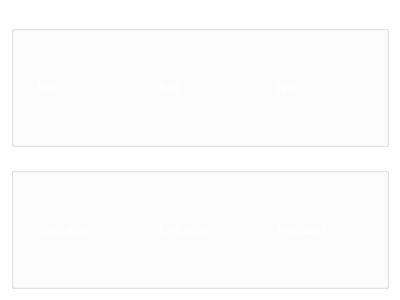
<?xml version="1.0" encoding="UTF-8"?>
<ui version="4.0">
 <class>CStartPageWindow</class>
 <widget class="QWidget" name="CStartPageWindow">
  <property name="geometry">
   <rect>
    <x>0</x>
    <y>0</y>
    <width>400</width>
    <height>300</height>
   </rect>
  </property>
  <property name="windowTitle">
   <string>CStartPageWindow</string>
  </property>
  <property name="styleSheet">
   <string notr="true">background-color: rgba(255, 255, 255, 0);
color: rgb(255, 255, 255);
font: 14pt &quot;MS Shell Dlg 2&quot;;</string>
  </property>
  <layout class="QGridLayout" name="gridLayout_2">
   <item row="0" column="0">
    <widget class="QGroupBox" name="groupBox">
     <property name="title">
      <string>Aktuell</string>
     </property>
     <layout class="QGridLayout" name="gridLayout" columnstretch="0,1,0,1,0,1">
      <item row="0" column="0">
       <widget class="QLabel" name="label">
        <property name="text">
         <string/>
        </property>
        <property name="pixmap">
         <pixmap resource="../ShowSolarData.qrc">:/Resources/008b00-plus-2-32.png</pixmap>
        </property>
       </widget>
      </item>
      <item row="0" column="1">
       <widget class="QLabel" name="label_ProdActual">
        <property name="text">
         <string>test</string>
        </property>
       </widget>
      </item>
      <item row="0" column="2">
       <widget class="QLabel" name="label_3">
        <property name="text">
         <string/>
        </property>
        <property name="pixmap">
         <pixmap resource="../ShowSolarData.qrc">:/Resources/red-minus-2-32.png</pixmap>
        </property>
       </widget>
      </item>
      <item row="0" column="3">
       <widget class="QLabel" name="label_ConsumptionActual">
        <property name="text">
         <string>Test</string>
        </property>
       </widget>
      </item>
      <item row="0" column="4">
       <widget class="QLabel" name="label_5">
        <property name="text">
         <string/>
        </property>
        <property name="pixmap">
         <pixmap resource="../ShowSolarData.qrc">:/Resources/orange-equal-sign-2-32.png</pixmap>
        </property>
       </widget>
      </item>
      <item row="0" column="5">
       <widget class="QLabel" name="label_SummActual">
        <property name="styleSheet">
         <string notr="true"/>
        </property>
        <property name="text">
         <string>Test</string>
        </property>
       </widget>
      </item>
     </layout>
    </widget>
   </item>
   <item row="1" column="0">
    <widget class="QGroupBox" name="groupBox_2">
     <property name="title">
      <string>Letzte 15min</string>
     </property>
     <layout class="QHBoxLayout" name="horizontalLayout" stretch="0,1,0,1,0,1">
      <item>
       <widget class="QLabel" name="label_12">
        <property name="text">
         <string/>
        </property>
        <property name="pixmap">
         <pixmap resource="../ShowSolarData.qrc">:/Resources/008b00-plus-2-32.png</pixmap>
        </property>
       </widget>
      </item>
      <item>
       <widget class="QLabel" name="label_ProdLast">
        <property name="text">
         <string>TextLabel</string>
        </property>
       </widget>
      </item>
      <item>
       <widget class="QLabel" name="label_10">
        <property name="text">
         <string/>
        </property>
        <property name="pixmap">
         <pixmap resource="../ShowSolarData.qrc">:/Resources/red-minus-2-32.png</pixmap>
        </property>
       </widget>
      </item>
      <item>
       <widget class="QLabel" name="label_ConsumptionLast">
        <property name="text">
         <string>TextLabel</string>
        </property>
       </widget>
      </item>
      <item>
       <widget class="QLabel" name="label_8">
        <property name="text">
         <string/>
        </property>
        <property name="pixmap">
         <pixmap resource="../ShowSolarData.qrc">:/Resources/orange-equal-sign-2-32.png</pixmap>
        </property>
       </widget>
      </item>
      <item>
       <widget class="QLabel" name="label_SummLast">
        <property name="text">
         <string>TextLabel</string>
        </property>
       </widget>
      </item>
     </layout>
    </widget>
   </item>
  </layout>
 </widget>
 <layoutdefault spacing="6" margin="11"/>
 <resources>
  <include location="../ShowSolarData.qrc"/>
 </resources>
 <connections/>
</ui>
